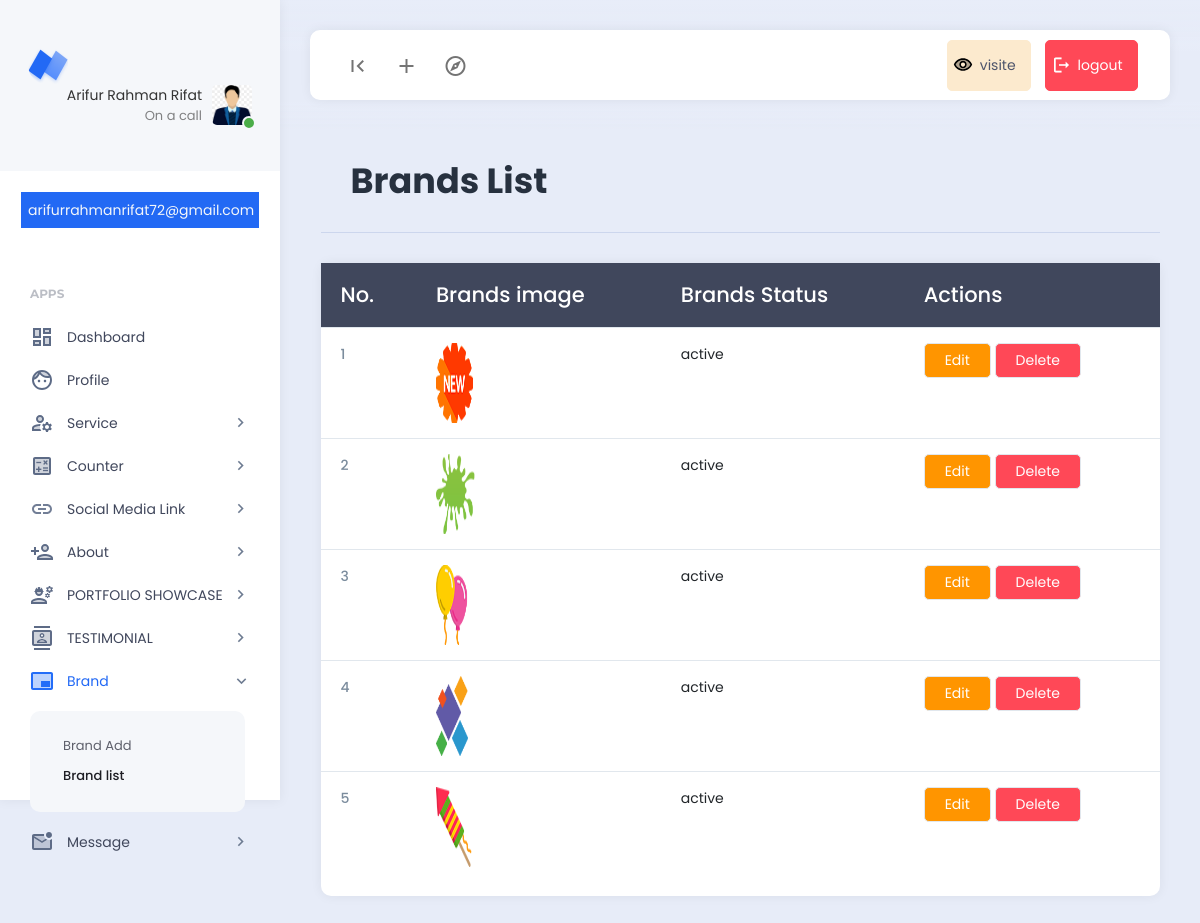
Page /admin/dashbord/adminDashbord/brand_list.php (signed in) on the committed database.
### tables this page shows
CREATE TABLE `brands` (
  `ID` int NOT NULL,
  `brand_image` varchar(100) NOT NULL,
  `brand_status` varchar(50) NOT NULL
);

### admin/dashbord/adminDashbord/brand_list.php (the view, shortened to what this page needs)
<?php require_once('./includes/header.php');
require_once('../../../connect.php');
?>
<div class="app-content">
    <div class="content-wrapper">
        <div class="container">
            <div class="row">
                <div class="col">
                    <div class="page-description">
                        <h1>Brands List</h1>
                    </div>
                </div>
            </div>
            <div class="col-12">
                <div class="card">
                    <div class="example-content">
                        <table class="table">
                            <thead class="table-dark">
                                <tr class="fs-4">
                                    <th scope="col">No.</th>
                                    <th scope="col">Brands image</th>
                                    <th scope="col">Brands Status</th>
                                    <th scope="col">Actions</th>
                                </tr>
                            </thead>
                            <tbody>
                                <?php
                                $brands_show_query = "SELECT * FROM brands";
                                $brands_show_query_db = mysqli_query($db_connection, $brands_show_query);
                                $serial = 1;
                                foreach ($brands_show_query_db as $brands) : ?>
                                    <tr>
                                        <th><?= $serial++ ?></th>
                                        <td><img src="./upload/brand/<?= $brands['brand_image'] ?>" alt="" srcset="" width="80" height="80"></td>
                                        <td><span class="badge<?= ($brands['brand_status'] == 'active') ? 'badge-success' : 'badge-danger' ?> <?= ($brands['brand_status'] == 'active') ? 'badge-success' : 'badge-danger' ?>"><?= $brands['brand_status'] ?></span></td>
                                        <td><a href="./brand_update.php?id=<?= $brands['ID'] ?>" class="btn btn-warning">Edit</a>
                                            <a href="./brand_delete.php?id=<?= $brands['ID'] ?>" class="btn btn-danger">Delete</a>
                                        </td>
                                    </tr>
                                <?php
                                endforeach;
                                ?>
                            </tbody>
                        </table>
                    </div>
                </div>
            </div>
        </div>
    </div>
</div>
</div>
</div>
<?php require_once('./includes/footer.php') ?>

### admin/dashbord/adminDashbord/includes/header.php (shortened to what this page needs)
<?php
require_once('../../../connect.php');
$page_path = explode('/', $_SERVER['PHP_SELF']);
$page_name = end($page_path);
?>
<!DOCTYPE html>
<html lang="en">
<head>
  <link href="../assets/plugins/bootstrap/css/bootstrap.min.css" rel="stylesheet">
  <link href="../assets/plugins/perfectscroll/perfect-scrollbar.css" rel="stylesheet">
  <link href="../assets/plugins/pace/pace.css" rel="stylesheet">
  <link rel="stylesheet" href="https://cdnjs.cloudflare.com/ajax/libs/font-awesome/4.7.0/css/font-awesome.min.css" />
  <link href="../assets/css/main.min.css" rel="stylesheet">
  <link href="../assets/css/custom.css" rel="stylesheet">
</head>
<body>
  <div class="app align-content-stretch d-flex flex-wrap">
    <div class="app-sidebar">
      <div class="logo">
        <a href="index.html" class="logo-icon"><span class="logo-text">Neptune</span></a>
        <div class="sidebar-user-switcher user-activity-online">
          <a href="#">
            <?php
            $user_id = $_SESSION['dashbord_show_id'];
            $profile_pic_query = "SELECT profile_pic FROM admins WHERE ID='$user_id'";
            $profile_pic_query_db = mysqli_query($db_connection, $profile_pic_query);
            $demo_pic_name = mysqli_fetch_assoc($profile_pic_query_db)['profile_pic'];
            ?>
            <img src="./upload/profile/<?= $demo_pic_name ?>">
            <span class="activity-indicator"></span>
            <span class="user-info-text" title="user name"><?= $_SESSION['dashbord_show_name'] ?><br><span class="user-state-info">On a call</span></span>
          </a>
        </div>
      </div>
      <p class="bg bg-primary text-light m-4 p-2" title="user email"><?= $_SESSION['dashbord_show_email'] ?></p>
      <div class="app-menu" style="height:400px; overflow:scroll;">
        <ul class="accordion-menu">
          <li class="sidebar-title">
            Apps
          </li>
          <li class="<?= ($page_name == 'home.php') ? 'active-page' : '' ?>">
            <a href="./home.php" class="active"><i class="material-icons-two-tone">dashboard</i>Dashboard</a>
          </li>
          <li class="<?= ($page_name == 'Profile.php')  ? 'active-page' : '' ?>">
            <a href="./Profile.php"><i class="material-icons-two-tone">face</i>Profile</a>
          </li>
          <li class="<?= ($page_name == 'service_add.php') || ($page_name == 'service_list.php') ? 'active-page' : '' ?> ">
            <a href=""><i class="material-icons-two-tone">manage_accounts</i>Service<i class="material-icons has-sub-menu">keyboard_arrow_right</i></a>
          </li>
          <li class="<?= ($page_name == 'counter_add.php') || ($page_name == 'counter_list.php') ? 'active-page' : '' ?> ">
            <a href=""><i class="material-icons-two-tone">calculate</i>Counter<i class="material-icons has-sub-menu">keyboard_arrow_right</i></a>
          </li>
          <li class="<?= ($page_name == 'social_link_add.php') ? 'active-page' : '' ?> ">
            <a href=""><i class="material-icons-two-tone">link</i>Social Media Link<i class="material-icons has-sub-menu">keyboard_arrow_right</i></a>
          </li>
          <li class="<?= ($page_name == 'about_add.php') || ($page_name == 'skills_add.php') || ($page_name == 'skills_list.php') ? 'active-page' : '' ?> ">
            <a href=""><i class="material-icons-two-tone">person_add</i>About<i class="material-icons has-sub-menu">keyboard_arrow_right</i></a>
          </li>
          <li class="<?= ($page_name == 'work_add.php')|| ($page_name == 'work_list.php') ? 'active-page' : '' ?> ">
            <a href=""><i class="material-icons-two-tone">engineering</i>PORTFOLIO SHOWCASE<i class="material-icons has-sub-menu">keyboard_arrow_right</i></a>
          </li>
          <li class="<?= ($page_name == 'testimonial_add.php') || ($page_name == 'testimonial_list.php') ? 'active-page' : '' ?>">
            <a href=""><i class="material-icons-two-tone">contacts</i>TESTIMONIAL<i class="material-icons has-sub-menu">keyboard_arrow_right</i></a>
          </li>
          <li class="<?= ($page_name == 'brand_add.php') || ($page_name == 'brand_list.php') ? 'active-page' : '' ?>">
            <a href=""><i class="material-icons-two-tone">branding_watermark</i>Brand<i class="material-icons has-sub-menu">keyboard_arrow_right</i></a>
            <ul class="sub-menu" style="display: none;">
              <li>
                <a class="<?= ($page_name == 'brand_add.php') ? 'active' : '' ?>" href="./brand_add.php">Brand Add</a>
              </li>
              <li>
                <a class="<?= ($page_name == 'brand_list.php') ? 'active' : '' ?>" href="./brand_list.php">Brand list</a>
              </li>
            </ul>
          </li>
          <li class="<?= ($page_name == 'message_list.php') ? 'active-page' : '' ?>">
            <a href=""><i class="material-icons-two-tone">mark_email_unread</i>Message<i class="material-icons has-sub-menu">keyboard_arrow_right</i></a>
          </li>
        </ul>
      </div>
    </div>
    <div class="app-container">
      <div class="app-header">
        <nav class="navbar navbar-light navbar-expand-lg">
          <div class="container-fluid">
            <div class="navbar-nav" id="navbarNav">
              <ul class="navbar-nav">
                <li class="nav-item">
                  <a class="nav-link hide-sidebar-toggle-button" href="#"><i class="material-icons">first_page</i></a>
                </li>
                <li class="nav-item dropdown hidden-on-mobile">
                  <a class="nav-link dropdown-toggle" href="#" id="addDropdownLink" role="button" data-bs-toggle="dropdown" aria-expanded="false">
                    <i class="material-icons">add</i>
                  </a>
                </li>
                <li class="nav-item dropdown hidden-on-mobile">
                  <a class="nav-link dropdown-toggle" href="#" id="exploreDropdownLink" role="button" data-bs-toggle="dropdown" aria-expanded="false">
                    <i class="material-icons-outlined">explore</i>
                  </a>
                </li>
              </ul>
            </div>
            <div class="d-flex">
              <ul class="navbar-nav">
              <a href="./../fontend/index.php" class="btn btn-secondary p-3 m-2"><i class="material-icons-two-tone">visibility</i>visite</a>
                <a href="../auth/logout.php" class="btn btn-danger p-3 m-2"><i class="material-icons-two-tone">logout</i>logout</a>
              </ul>
            </div>
          </div>
        </nav>
      </div>

### rows in the picture
brands: brand_image (picture), brand_status "active"
brands: brand_image (picture), brand_status "active"
brands: brand_image (picture), brand_status "active"
brands: brand_image (picture), brand_status "active"
brands: brand_image (picture), brand_status "active"

### other values in the picture
$_SESSION['dashbord_show_name'] "Arifur Rahman Rifat"
$_SESSION['dashbord_show_email'] "arifurrahmanrifat72@gmail.com"
